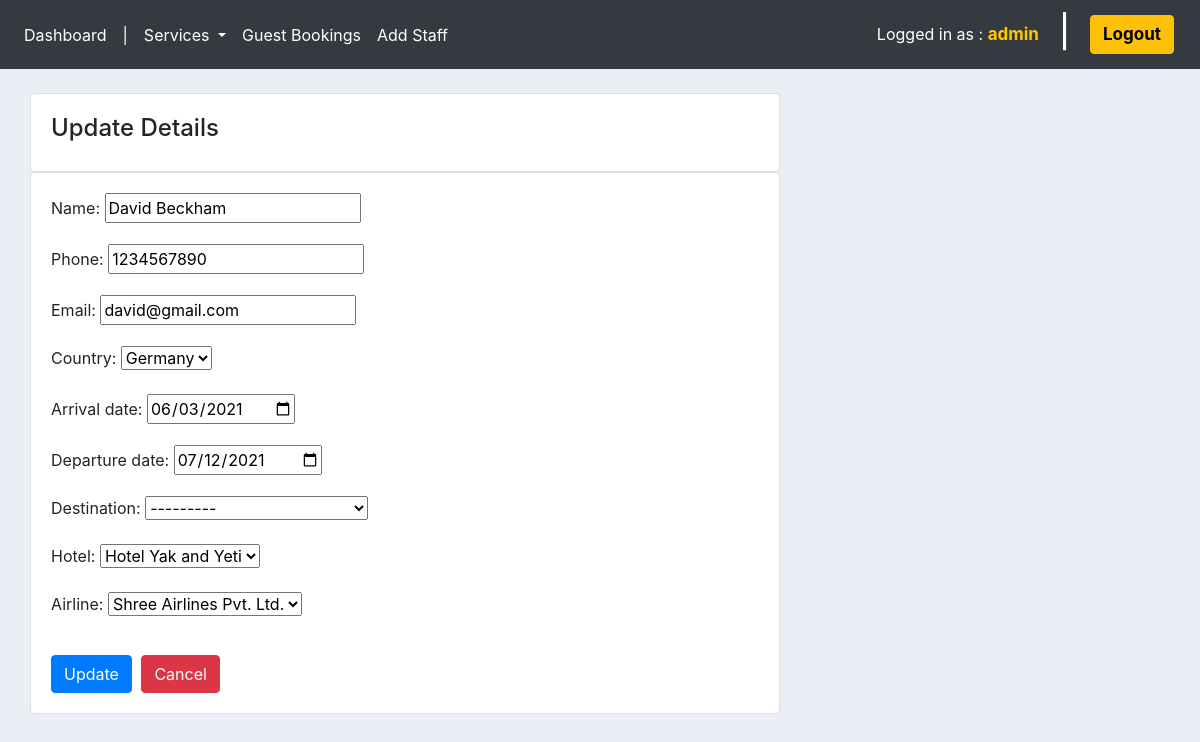
Page /update_guest/1/ (signed in) on the earlier database version.
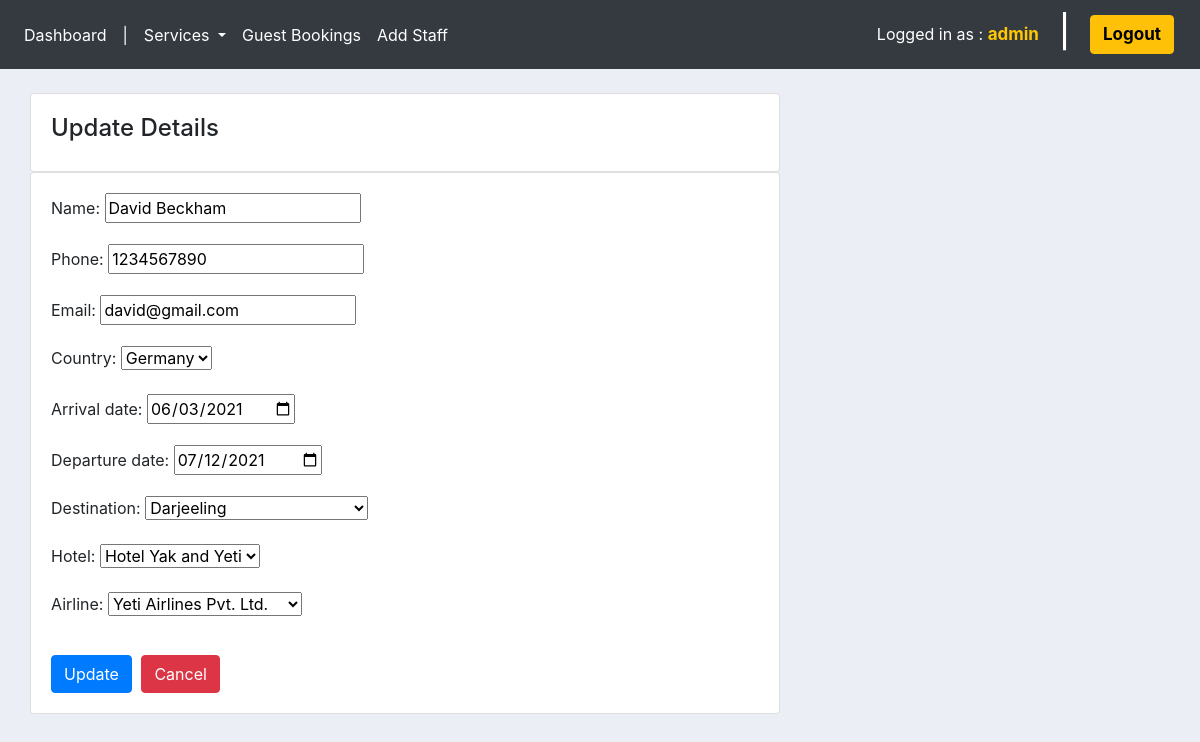
Same page on the later database version.
### ums/models.py (models this page shows, shortened)
class Guest(models.Model):
    name = models.CharField(max_length=200, null=True)
    phone = models.CharField(max_length=200, null=True)
    email = models.EmailField(max_length=200, null=True)
    country = models.ForeignKey(Country, null=True, on_delete=models.SET_NULL)
    arrival_date = models.DateField(null=True)
    departure_date = models.DateField(null=True)
    destination = models.ForeignKey(Destination, null=True, on_delete=models.SET_NULL)
    hotel = models.ForeignKey(Hotel, null=True, on_delete=models.SET_NULL)
    airline = models.ForeignKey(Airline, null=True, on_delete=models.SET_NULL)
    date_created = models.DateTimeField(auto_now_add=True, null=True)

### ums/decorators.py (the view)
        def wrapper_func(request, *args, **kwargs):
            group = None
            if request.user.groups.exists():
                group = request.user.groups.all()[0].name
            if group in allowed_roles:
                return view_func(request, *args, **kwargs)
            else:
                return HttpResponse('Unauthorized access as ' + group + '.')

### ums/forms.py
class GuestForm(ModelForm):
    class Meta:
        model = Guest
        fields = '__all__'
        widgets = {
            'arrival_date': DateInput(),
            'departure_date': DateInput()
        }

### tour/models.py (called while the page is built)
    def __str__(self):
        return self.destinationName

    def __str__(self):
        return self.airlineName

    def __str__(self):
        return self.hotelName

### ums/models.py (called while the page is built)
    def __str__(self):
        return self.countryName

### ums/views.py (called while the page is built)
@login_required(login_url='login')
@allowed_users(allowed_roles=['admin', 'staff'])
def updateGuest(request, id):
    guest = Guest.objects.get(id=id)
    form = GuestForm(instance=guest)
    if request.method == 'POST':
        form = GuestForm(request.POST, instance=guest)
        if form.is_valid():
            form.save()
            return redirect('guests')
    context = {'form': form}
    return render(request, 'tour/update_form.html', context)

### tour/templates/tour/update_form.html (shortened to what this page needs)
{% extends 'ums/main.html' %}
{% load static %}
{% block content %}
<section class="container-fluid" style="margin-bottom: 5%;">
    <section class="row">
        <section class="col-md-8">
            <div class="card card-body">
                <span>
                    <h4>Update Details</h4>
                </span>
            </div>
            <div class="card card-body">
                <form action="" method="post">
                    {{form.as_p}}
                    <input type="submit" value="Update" class="btn btn-primary" style="margin-top: 15px;">
                    <a href="{% url 'home' %}" class="btn btn-danger" style="margin: 15px 0px 0px 5px;">Cancel</a>
                </form>
            </div>
        </section>
    </section>
</section>
{% endblock %}

Differences in the rows shown:
changed Guest "David Beckham": destination "---------" → "Darjeeling"; airline "Shree Airlines Pvt. Ltd." → "Yeti Airlines Pvt. Ltd."
